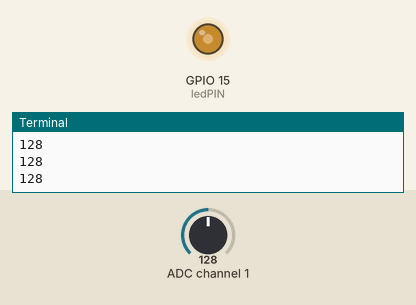
Recording of a program running on a simulated Raspberry Pi (BCM pin numbers). On the bench: output pins drawn as LEDs (lit = HIGH), the last lines printed to the terminal. The test bench sets the inputs (shaded band); at power-on: ADC channel 1 = 128 (analog values on the 0–255 scale). Library files of the repository ran but are not shown: ADC0834.py; pins used as bus, display or sensor lines are not drawn.

Above: at 1.2 s.
1.3 s: ADC channel 1 set to 178
At 2.2 s:
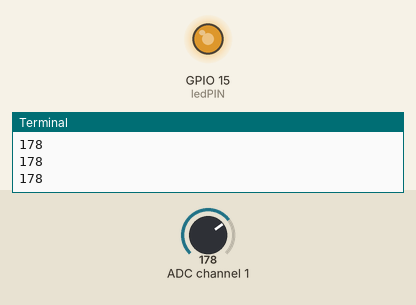
2.9 s: ADC channel 1 set to 224
At 3.7 s:
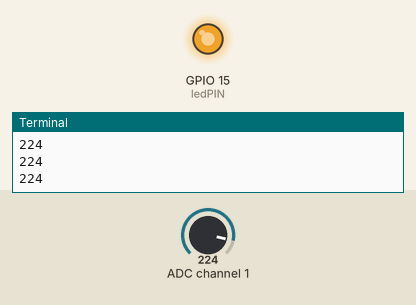
4.5 s: ADC channel 1 set to 30
At 5.3 s:
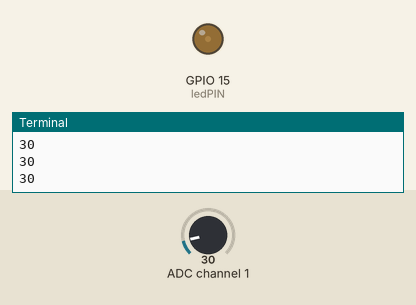
6.1 s: ADC channel 1 set to 0
At 6.9 s:
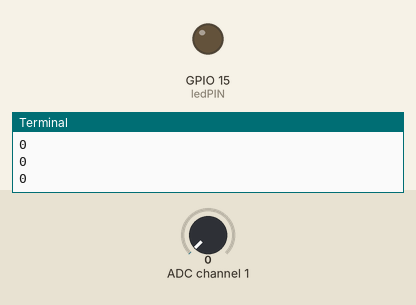
Timing chart, 0 to 8.7 s (numbered marks = the images above; inputs shaded):
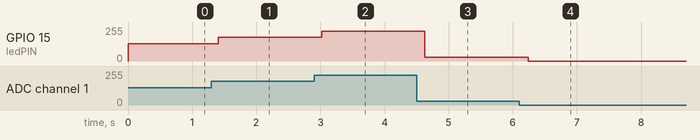

The program:

l15_analog_input_potentiometer_led.py
```python
import RPi.GPIO as GPIO
from time import sleep
import ADC0834

GPIO.setmode(GPIO.BCM)
ledPIN = 15
GPIO.setup(ledPIN,GPIO.OUT)
ADC0834.setup()
myPWM = GPIO.PWM(ledPIN , 50)
ledDC = 0
myPWM.start(ledDC)
try:
    while True:
        analogVal=ADC0834.getResult(1)  #The channel that you connected on the ADC
        print(analogVal)
        ledDC = 100 / 255 * analogVal   # since the potentiometer's range is 0 - 255 and the DC s range is 0 - 100
        myPWM.ChangeDutyCycle(ledDC)
        sleep(.2)

except KeyboardInterrupt:
    GPIO.cleanup()
    print('GPIO Good to Go')
```

Measured:
- after the input at 1.3 s, GPIO 15 (ledPIN): 128/255 → 178/255 after 0.11 s
- after the input at 2.9 s, GPIO 15 (ledPIN): 178/255 → 224/255 after 0.12 s
- after the input at 4.5 s, GPIO 15 (ledPIN): 224/255 → 30/255 after 0.13 s
- after the input at 6.1 s, GPIO 15 (ledPIN): 30/255 → 0/255 after 0.14 s
